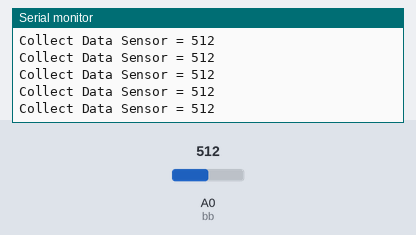
A sketch run on a simulated Arduino Pro Mini, built with avr-gcc and run on an emulated ATmega328P. Parts: the last lines printed to the serial monitor. Inputs (shaded band) come from the test bench; at power-on: A0 (bb) = 512.

Above: at 1.2 s.
1.3 s: A0 (bb) set to 105
At 1.9 s:
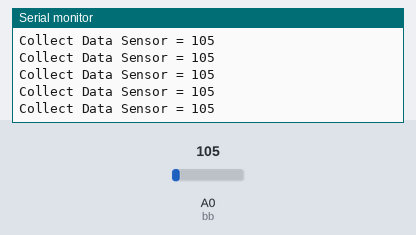
4.3 s: A0 (bb) set to 93
At 5.1 s:
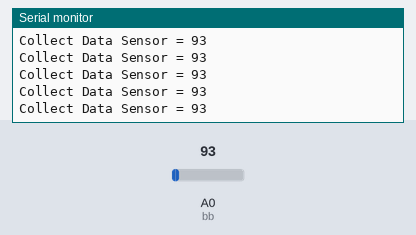
Timing chart, 0 to 5.7 s (numbered marks = the images above; inputs shaded):
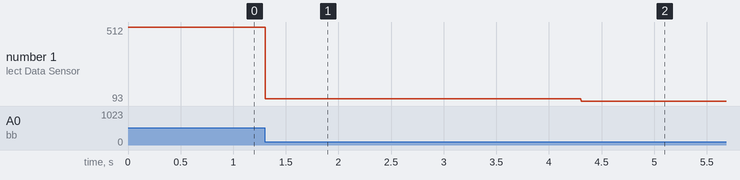

Measured:
- after the input at 1.3 s, the serial monitor: prints a new line at once (image 1)
- after the input at 4.3 s, the serial monitor: prints a new line at once (image 2)
- plotted number 1: 512 → 105 after the input at 1.3 s, 105 → 93 after the input at 4.3 s

The sketch:

COLLECT_DATA_Promini.ino
```cpp
//--------------------------------------------------------------------------------//
//------ Inisialisasi Program komunikasi serial antara Promini dengan ESP  -------//
//--------------------------------------------------------------------------------//

#include <SoftwareSerial.h>     // Menambahkan library SoftwareSerial
SoftwareSerial yeah(12,10);     // Pin RX, TX Promini
// Deklarasi variabel sensor adalah integer, variabel bb adalah port analog output
// (A0) Promini
int sensor;
int bb = A0;


//--------------------------------------------------------------------------------//
//-------------------- Setup kecepatan data rate serial (bps) --------------------//
//--------------------------------------------------------------------------------//
void setup(){
  yeah.begin(115200);
  Serial.begin(115200);
  }


//--------------------------------------------------------------------------------//
//--------------------- Komunikasi Serial Promini dengan ESP ---------------------//


//--------------------------------------------------------------------------------//
void loop() {
sensor = analogRead(bb);        // Membaca data analog sensor
// statemenet jika port komunikasi serial (12, 10) promini adalah 0 (nol)
if(yeah.available()==0){
  yeah.write(sensor);           // Tulis and send data sensor from Promini to ESP
  Serial.print("Collect Data Sensor");
  Serial.print(" = ");
  Serial.println(sensor);       // Print data sensor yang dibaca
  }
}
```
